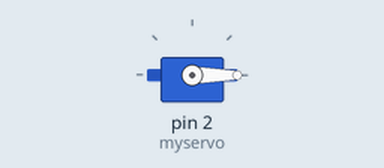
This sketch was run on a simulated Arduino Uno, built with avr-gcc and run on an emulated ATmega328P. Parts: servo.

Above: at 2.05 s.
At 6.0 s:
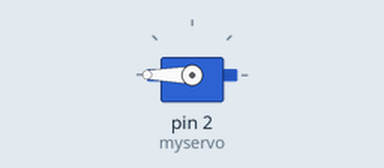
Timing chart, 0 to 7.2 s (numbered marks = the images above):
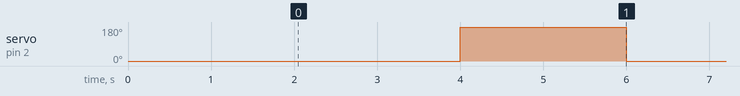

Measured:
- by itself, servo on pin 2 (myservo): alternates 180° for 2.0 s and 0° for 2.0 s

The sketch:

1_test_servo.ino
```cpp
#include <Servo.h>

int d0   = 16;
int d1   = 5;
int d2   = 4;
int d3   = 0;
int d4   = 2;
int d5   = 14;
int d6   = 12;
int d7   = 13;
int d8   = 15;
int d9 = 3;
int d10 = 1;

Servo myservo;

void setup() {
  // put your setup code here, to run once:
  myservo.attach(2);
  myservo.write(0);
  delay(2000);
}

void loop() {
  // put your main code here, to run repeatedly:
  myservo.write(0);
  delay(2000);
  myservo.write(180);
  delay(2000);
}
```
